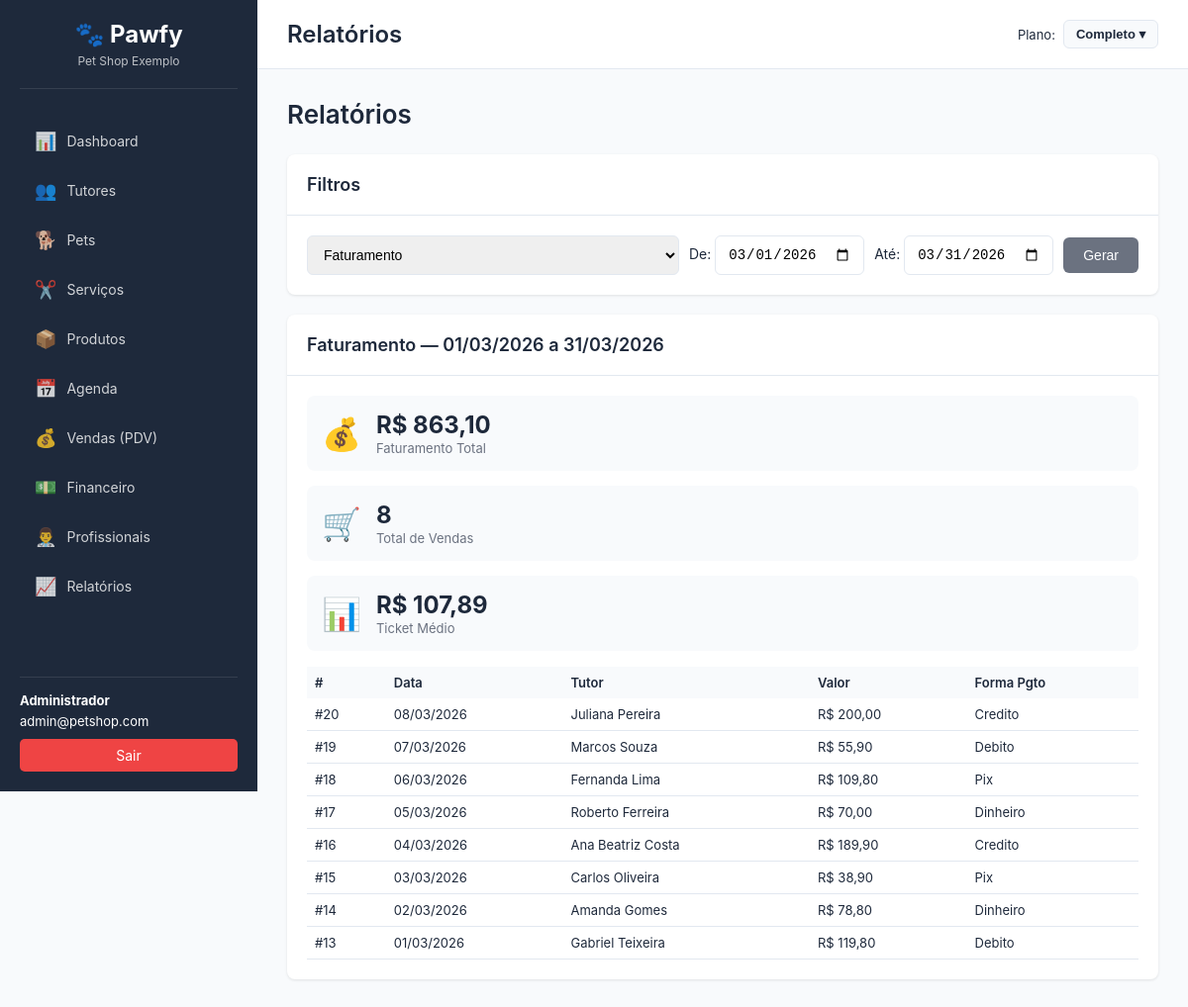
/?page=relatorios (signed in), run on the app's committed database.
### tables this page shows
CREATE TABLE IF NOT EXISTS vendas (
    id INT AUTO_INCREMENT PRIMARY KEY,
    company_id INT NOT NULL,
    tutor_id INT,
    pet_id INT,
    valor_total DECIMAL(10,2) NOT NULL,
    desconto DECIMAL(10,2) DEFAULT 0,
    valor_final DECIMAL(10,2) NOT NULL,
    forma_pagamento ENUM('dinheiro', 'debito', 'credito', 'pix', 'boleto', 'outros') NOT NULL,
    status ENUM('finalizada', 'cancelada') DEFAULT 'finalizada',
    observacoes TEXT,
    data TIMESTAMP DEFAULT CURRENT_TIMESTAMP,
    data_atualizacao TIMESTAMP DEFAULT CURRENT_TIMESTAMP ON UPDATE CURRENT_TIMESTAMP,
    FOREIGN KEY (company_id) REFERENCES companies(id) ON DELETE CASCADE,
    FOREIGN KEY (tutor_id) REFERENCES tutors(id) ON DELETE SET NULL,
    FOREIGN KEY (pet_id) REFERENCES pets(id) ON DELETE SET NULL,
    INDEX idx_company (company_id),
    INDEX idx_data (data),
    INDEX idx_status (status)
);

CREATE TABLE IF NOT EXISTS tutors (
    id INT AUTO_INCREMENT PRIMARY KEY,
    company_id INT NOT NULL,
    nome VARCHAR(255) NOT NULL,
    cpf VARCHAR(14),
    telefone VARCHAR(20),
    whatsapp VARCHAR(20),
    email VARCHAR(255),
    endereco TEXT,
    cidade VARCHAR(100),
    estado VARCHAR(2),
    cep VARCHAR(10),
    observacoes TEXT,
    status ENUM('ativo', 'inativo') DEFAULT 'ativo',
    data_criacao TIMESTAMP DEFAULT CURRENT_TIMESTAMP,
    data_atualizacao TIMESTAMP DEFAULT CURRENT_TIMESTAMP ON UPDATE CURRENT_TIMESTAMP,
    FOREIGN KEY (company_id) REFERENCES companies(id) ON DELETE CASCADE,
    INDEX idx_company (company_id),
    INDEX idx_nome (nome),
    INDEX idx_telefone (telefone)
);

### controllers/relatorios.php (called while the page is built, shortened)
<?php
require_once __DIR__ . '/../config/config.php';
require_once __DIR__ . '/../classes/Venda.class.php';
$relatorio = sanitize($_GET['relatorio'] ?? 'faturamento');
$data_inicio = sanitize($_GET['data_inicio'] ?? date('Y-m-01'));
$data_fim = sanitize($_GET['data_fim'] ?? date('Y-m-t'));
$dados_relatorio = [];
switch ($relatorio) {
    case 'faturamento':
        $venda = new Venda();
        $dados_relatorio['resumo'] = $venda->getFaturamentoPorPeriodo($data_inicio, $data_fim);
        $dados_relatorio['vendas'] = $venda->getAll([
            'data_inicio' => $data_inicio,
            'data_fim' => $data_fim,
            'status' => 'finalizada',
        ]);
        break;
}
include __DIR__ . '/../views/relatorios/index.php';

### config/config.php (called while the page is built, shortened)
<?php
function getCompanyId() {
    return $_SESSION['company_id'] ?? null;
}
function sanitize($data) {
    return htmlspecialchars(strip_tags(trim($data)), ENT_QUOTES, 'UTF-8');
}
function formatarMoeda($valor) {
    return 'R$ ' . number_format($valor, 2, ',', '.');
}

### database/connection.php (called while the page is built, shortened)
<?php
require_once __DIR__ . '/../config/config.php';
class Database {
    private static $instance = null;
    private $connection;
    private function __construct() {
        try {
            $dsn = "mysql:host=" . DB_HOST . ";dbname=" . DB_NAME . ";charset=" . DB_CHARSET;
            $options = [
                PDO::ATTR_ERRMODE => PDO::ERRMODE_EXCEPTION,
                PDO::ATTR_DEFAULT_FETCH_MODE => PDO::FETCH_ASSOC,
                PDO::ATTR_EMULATE_PREPARES => false,
                PDO::MYSQL_ATTR_INIT_COMMAND => "SET NAMES " . DB_CHARSET
            ];
            $this->connection = new PDO($dsn, DB_USER, DB_PASS, $options);
        } catch (PDOException $e) {
            die("Erro na conexão com o banco de dados: " . $e->getMessage());
        }
    }
    public static function getInstance() {
        if (self::$instance === null) {
            self::$instance = new self();
        }
        return self::$instance;
    }
    public function query($sql, $params = []) {
        try {
            $stmt = $this->connection->prepare($sql);
            $stmt->execute($params);
            return $stmt->fetchAll();
        } catch (PDOException $e) {
            error_log("Erro na query: " . $e->getMessage());
            return false;
        }
    }
    public function queryOne($sql, $params = []) {
        try {
            $stmt = $this->connection->prepare($sql);
            $stmt->execute($params);
            return $stmt->fetch();
        } catch (PDOException $e) {
            error_log("Erro na query: " . $e->getMessage());
            return false;
        }
    }
}

### classes/Venda.class.php (called while the page is built, shortened)
<?php
require_once __DIR__ . '/../database/connection.php';
class Venda {
    private $db;
    private $company_id;
    public function __construct($company_id = null) {
        $this->db = Database::getInstance();
        $this->company_id = $company_id ?? getCompanyId();
    }
    public function getAll($filtros = []) {
        $sql = "SELECT v.*,
                t.nome as tutor_nome,
                p.nome as pet_nome
                FROM vendas v
                LEFT JOIN tutors t ON v.tutor_id = t.id
                LEFT JOIN pets p ON v.pet_id = p.id
                WHERE v.company_id = :company_id";
        $params = [':company_id' => $this->company_id];
        if (isset($filtros['status'])) {
            $sql .= " AND v.status = :status";
            $params[':status'] = $filtros['status'];
        }
        if (isset($filtros['data_inicio']) && isset($filtros['data_fim'])) {
            $sql .= " AND DATE(v.data) BETWEEN :data_inicio AND :data_fim";
            $params[':data_inicio'] = $filtros['data_inicio'];
            $params[':data_fim'] = $filtros['data_fim'];
        }
        $sql .= " ORDER BY v.data DESC";
        return $this->db->query($sql, $params);
    }
    public function getFaturamentoPorPeriodo($data_inicio, $data_fim) {
        $sql = "SELECT
                    COUNT(*) as total_vendas,
                    SUM(valor_final) as faturamento_total,
                    AVG(valor_final) as ticket_medio
                FROM vendas
                WHERE company_id = :company_id
                AND DATE(data) BETWEEN :data_inicio AND :data_fim
                AND status = 'finalizada'";
        $params = [
            ':company_id' => $this->company_id,
            ':data_inicio' => $data_inicio,
            ':data_fim' => $data_fim
        ];
        return $this->db->queryOne($sql, $params);
    }
}

### views/relatorios/index.php (the view, shortened to what this page needs)
<div class="page-header">
    <h2>Relatórios</h2>
</div>
<div class="card">
    <div class="card-header"><h3>Filtros</h3></div>
    <div class="card-body">
        <form method="GET" class="form-inline">
            <select name="relatorio" class="form-control">
                <option value="faturamento" <?= ($relatorio == 'faturamento') ? 'selected' : '' ?>>Faturamento</option>
            </select>
            <label>De: <input type="date" name="data_inicio" value="<?= htmlspecialchars($data_inicio) ?>" class="form-control"></label>
            <label>Até: <input type="date" name="data_fim" value="<?= htmlspecialchars($data_fim) ?>" class="form-control"></label>
            <button type="submit" class="btn btn-secondary">Gerar</button>
        </form>
    </div>
</div>
<?php if ($relatorio == 'faturamento'): ?>
<div class="card">
    <div class="card-header"><h3>Faturamento — <?= date('d/m/Y', strtotime($data_inicio)) ?> a <?= date('d/m/Y', strtotime($data_fim)) ?></h3></div>
    <div class="card-body">
        <?php $r = $dados_relatorio['resumo'] ?? []; ?>
        <div class="stats-list">
            <div class="stat-item"><span class="stat-icon">💰</span><div><strong><?= formatarMoeda($r['faturamento_total'] ?? 0) ?></strong><small>Faturamento Total</small></div></div>
            <div class="stat-item"><span class="stat-icon">🛒</span><div><strong><?= $r['total_vendas'] ?? 0 ?></strong><small>Total de Vendas</small></div></div>
            <div class="stat-item"><span class="stat-icon">📊</span><div><strong><?= formatarMoeda($r['ticket_medio'] ?? 0) ?></strong><small>Ticket Médio</small></div></div>
        </div>
        <?php if (!empty($dados_relatorio['vendas'])): ?>
        <table class="table table-sm" style="margin-top:1rem;">
            <thead><tr><th>#</th><th>Data</th><th>Tutor</th><th>Valor</th><th>Forma Pgto</th></tr></thead>
            <tbody>
                <?php foreach ($dados_relatorio['vendas'] as $v): ?>
                <tr>
                    <td>#<?= $v['id'] ?></td>
                    <td><?= date('d/m/Y', strtotime($v['data'])) ?></td>
                    <td><?= htmlspecialchars($v['tutor_nome'] ?? '-') ?></td>
                    <td><?= formatarMoeda($v['valor_final']) ?></td>
                    <td><?= ucfirst($v['forma_pagamento']) ?></td>
                </tr>
                <?php endforeach; ?>
            </tbody>
        </table>
        <?php endif; ?>
    </div>
</div>
<?php endif; ?>
<?php
include __DIR__ . '/../template.php';
?>

### public/css/style.css (style rules this page uses)
:root { --primary-color: #2563EB; --secondary-color: #F97316; --success-color: #10B981; --danger-color: #EF4444; --warning-color: #F97316; --info-color: #2563EB; --dark-color: #1E293B; --light-color: #F8FAFC; --border-color: #E2E8F0; --text-color: #1E293B; --sidebar-width: 260px; }
* { margin: 0; padding: 0; box-sizing: border-box; }
body { font-family: -apple-system, BlinkMacSystemFont, 'Segoe UI', Roboto, 'Helvetica Neue', Arial, sans-serif; font-size: 14px; color: var(--text-color); background-color: #F8FAFC; }
.card { background-color: white; border-radius: 8px; box-shadow: 0 1px 3px rgba(0, 0, 0, 0.1); margin-bottom: 20px; }
.card-header { padding: 20px; border-bottom: 1px solid var(--border-color); display: flex; justify-content: space-between; align-items: center; }
.card-header h3 { font-size: 18px; font-weight: 600; }
.card-body { padding: 20px; }
.table { width: 100%; border-collapse: collapse; }
.table thead { background-color: var(--light-color); }
.table th { padding: 12px; text-align: left; font-weight: 600; font-size: 13px; color: var(--text-color); }
.table td { padding: 12px; border-bottom: 1px solid var(--border-color); }
.table-sm th, .table-sm td { padding: 8px; font-size: 13px; }
.btn { display: inline-block; padding: 10px 20px; border-radius: 6px; text-decoration: none; border: none; cursor: pointer; font-size: 14px; font-weight: 500; transition: all 0.3s; }
.btn-secondary { background-color: #6B7280; color: white; }
.form-control { width: 100%; padding: 10px 12px; border: 1px solid var(--border-color); border-radius: 6px; font-size: 14px; transition: all 0.3s; }
.form-inline { display: flex; gap: 10px; align-items: center; }
.form-inline .form-control { width: auto; flex: 1; }
.page-header { display: flex; justify-content: space-between; align-items: center; margin-bottom: 25px; }
.page-header h2 { font-size: 26px; font-weight: 600; }
.stats-list { display: flex; flex-direction: column; gap: 15px; }
.stat-item { display: flex; align-items: center; gap: 15px; padding: 15px; background-color: var(--light-color); border-radius: 8px; }
.stat-icon { font-size: 32px; }
.stat-item strong { display: block; font-size: 24px; font-weight: 700; }
.stat-item small { color: #6B7280; font-size: 13px; }

### data on the page
vendas: id "20", data "08/03/2026", tutor.nome "Juliana Pereira", valor_final "R$ 200,00", forma_pagamento "Credito"
vendas: id "19", data "07/03/2026", tutor.nome "Marcos Souza", valor_final "R$ 55,90", forma_pagamento "Debito"
vendas: id "18", data "06/03/2026", tutor.nome "Fernanda Lima", valor_final "R$ 109,80", forma_pagamento "Pix"
vendas: id "17", data "05/03/2026", tutor.nome "Roberto Ferreira", valor_final "R$ 70,00", forma_pagamento "Dinheiro"
vendas: id "16", data "04/03/2026", tutor.nome "Ana Beatriz Costa", valor_final "R$ 189,90", forma_pagamento "Credito"
vendas: id "15", data "03/03/2026", tutor.nome "Carlos Oliveira", valor_final "R$ 38,90", forma_pagamento "Pix"
vendas: id "14", data "02/03/2026", tutor.nome "Amanda Gomes", valor_final "R$ 78,80", forma_pagamento "Dinheiro"
vendas: id "13", data "01/03/2026", tutor.nome "Gabriel Teixeira", valor_final "R$ 119,80", forma_pagamento "Debito"

### other printed values
$_SESSION['company_name'] "Pet Shop Exemplo"
$_SESSION['user_name'] "Administrador"
$_SESSION['user_email'] "admin@petshop.com"
$page_title "Relatórios"
PLANOS[$_SESSION['plano'] ?? 'completo']['nome'] "Completo"
date('d/m/Y', strtotime($data_inicio)) "01/03/2026"
date('d/m/Y', strtotime($data_fim)) "31/03/2026"
formatarMoeda($r['faturamento_total'] ?? 0) "R$ 863,10"
$r['total_vendas'] "8"
formatarMoeda($r['ticket_medio'] ?? 0) "R$ 107,89"
